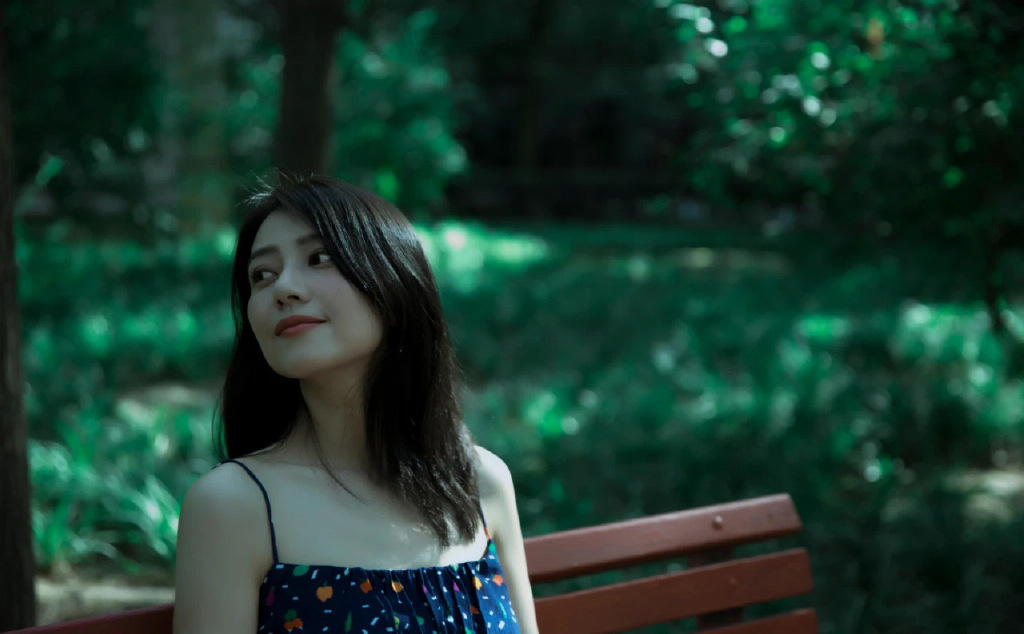
#> input picture 2.jpg, 1024 x 634 px
$ python people_dection.py
#> lines starting #> are read from the running program, lines starting #| are printed output that depends on the picture; after the words box and inside, x2 and y2 are one past the last pixel; in counts of white or black regions, pixels touching at a corner belong together
import cv2
import numpy as np

def is_inside(o, i):
    ox, oy, ow, oh = o
    ix, iy, iw, ih = i
    return ox > ix and oy > iy and ox + ow < ix + iw and oy + oh < iy + ih

def draw_person(image, person):
    x, y, w, h = person
    cv2.rectangle(img, (x, y), (x + w, y + h), (0, 255, 255), 2)

img = cv2.imread('2.jpg')
#> img is the input picture: shape (634, 1024, 3); mean B, G, R 47.6, 59.2, 27.9
hog = cv2.HOGDescriptor()
hog.setSVMDetector(cv2.HOGDescriptor_getDefaultPeopleDetector())

found, w = hog.detectMultiScale(img)
#> found = [[228, 252, 74, 147], [446, 407, 99, 198]]; w = [0.87, 0.243]

found_filtered = []
for ri, r in enumerate(found):
    for qi, q in enumerate(found):
        if ri != qi and is_inside(r, q):
            break
        else:
            found_filtered.append(r)
#> this loop made 2 passes
#> ri on passes 1 to 2: 0, 1
#> after the loop, found_filtered = [[228, 252, 74, 147], [228, 252, 74, 147], [446, 407, 99, 198], [446, 407, 99, 198]]

for person in found_filtered:
    draw_person(img, person)
#> this loop made 4 passes
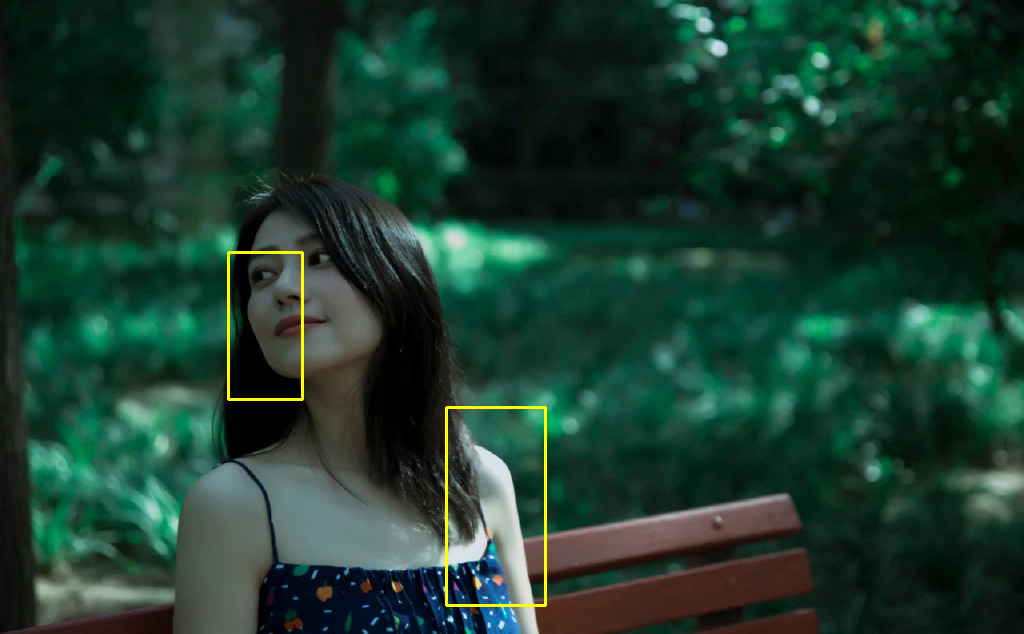
#> img: shape (634, 1024, 3); 0.48% of pixels changed, all inside (x1, y1, x2, y2) = (227, 251, 547, 607)

cv2.imshow('people detection', img)
cv2.waitKey(0)
cv2.destroyAllWindows()

$ run again, with 1.JPG copied over 2.jpg
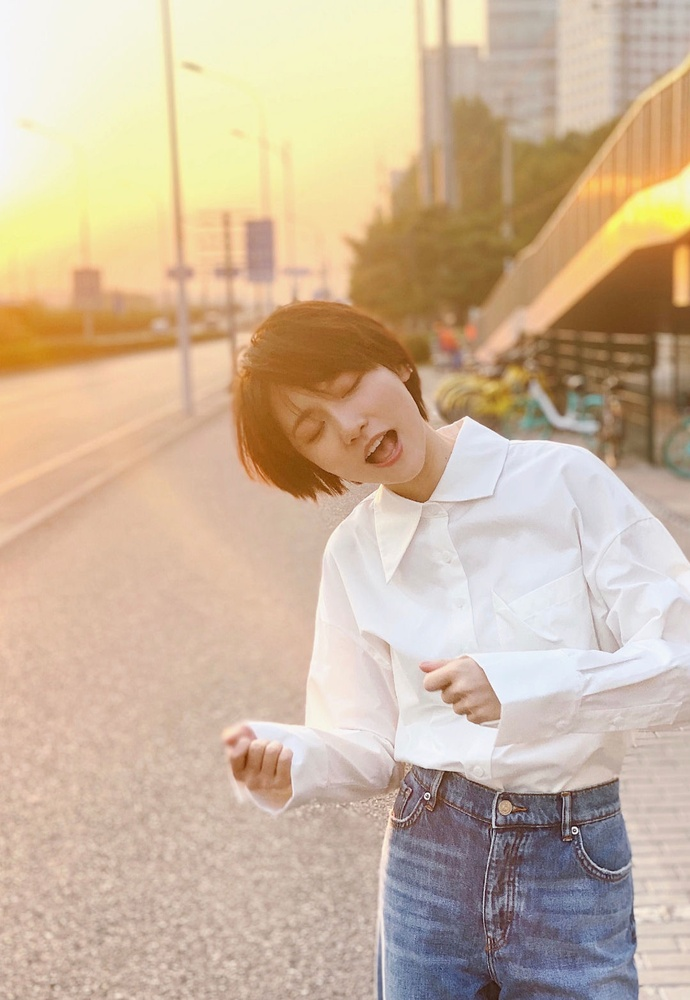
#> input picture 1.JPG, 690 x 1000 px, shrunk from 1080 x 1565 before the run
#> img is the input picture: shape (1000, 690, 3); mean B, G, R 157.4, 181.7, 203.9
#> `found, w = hog.detectMultiScale(img)`: found = [[53, 228, 71, 142]]; w = [0.424]
#> the loop `for ri, r in enumerate(found):` made 1 pass
#> (ri, r) on pass 1: (0, [53, 228, 71, 142])
#> after the loop `for ri, r in enumerate(found):`: found_filtered = [[53, 228, 71, 142]]
#> the loop `for person in found_filtered:` made 1 pass
#> after the loop `for person in found_filtered:`:
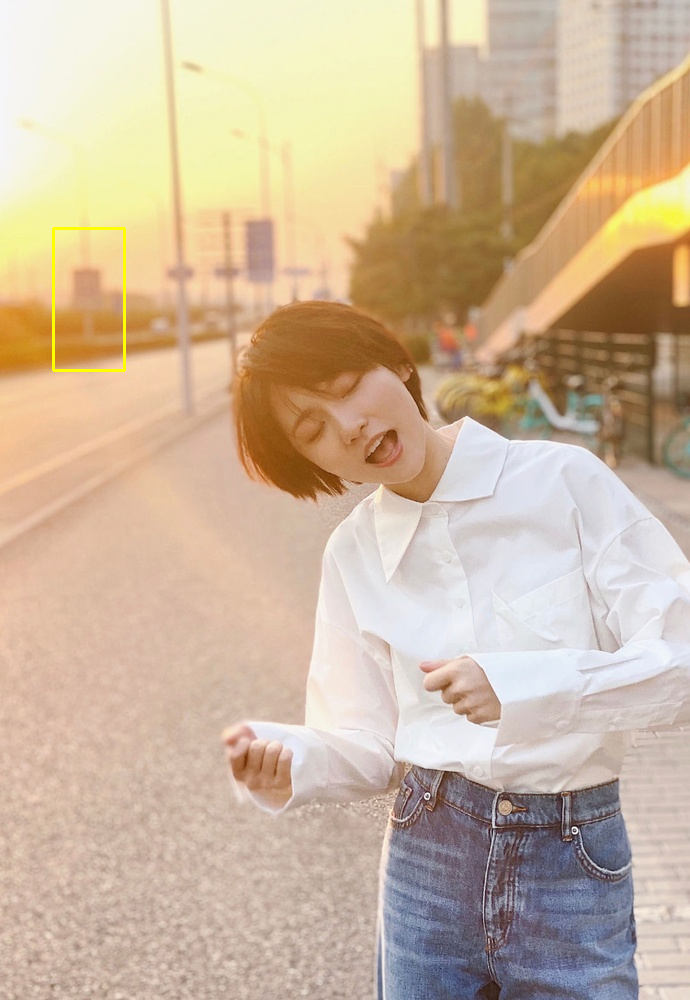
#> img: shape (1000, 690, 3); 0.18% of pixels changed, all inside (x1, y1, x2, y2) = (52, 227, 126, 372)
